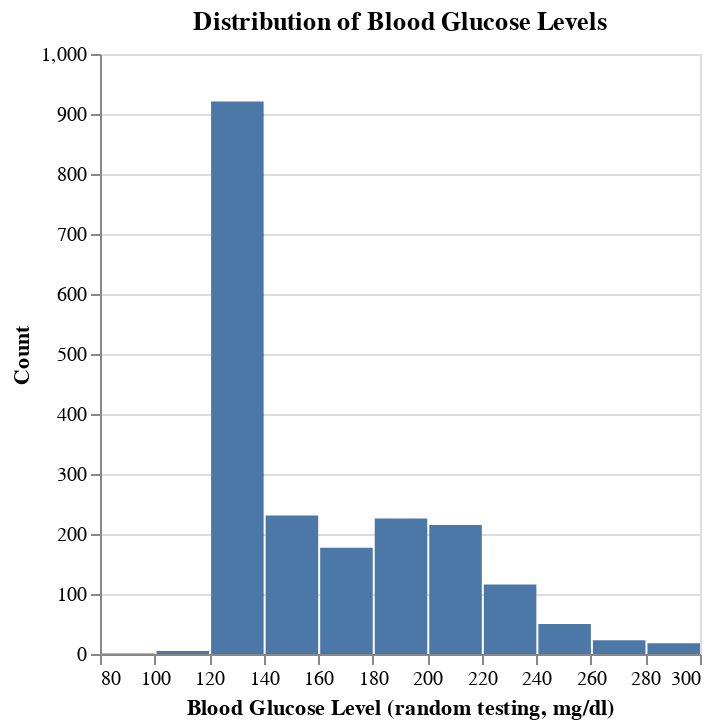

This figure's notebook cell:
### Code cell
chart_glucose = alt.Chart(diabetes_concise, title="Distribution of Blood Glucose Levels").mark_bar().encode(
    x = alt.X("blood_glucose_level", bin=alt.Bin(maxbins = 20), title = "Blood Glucose Level (random testing, mg/dl)"),
              #, scale=alt.Scale(domain=[10, 60])
             #).title("Blood Glucose Level (random testing, mg/dl)"),
    y = alt.Y("count()", title = "Count")
)

chart_glucose

### Figure 1 — Vega-Lite specification as saved in the notebook (floating-point values rounded to 4 significant figures; data arrays with more than 128 entries replaced by an {"elided": "..."} marker saying what was removed)
{"config": {"view": {"continuousWidth": 300, "continuousHeight": 300}}, "data": {"name": "data-8a118ec4a922d8d617293475b8fd5ab5"}, "mark": {"type": "bar"}, "encoding": {"x": {"bin": {"maxbins": 20}, "field": "blood_glucose_level", "title": "Blood Glucose Level (random testing, mg/dl)", "type": "quantitative"}, "y": {"aggregate": "count", "title": "Count", "type": "quantitative"}}, "title": "Distribution of Blood Glucose Levels", "$schema": "https://vega.github.io/schema/vega-lite/v5.15.1.json", "datasets": {"data-8a118ec4a922d8d617293475b8fd5ab5": {"elided": "1983 records"}}}
